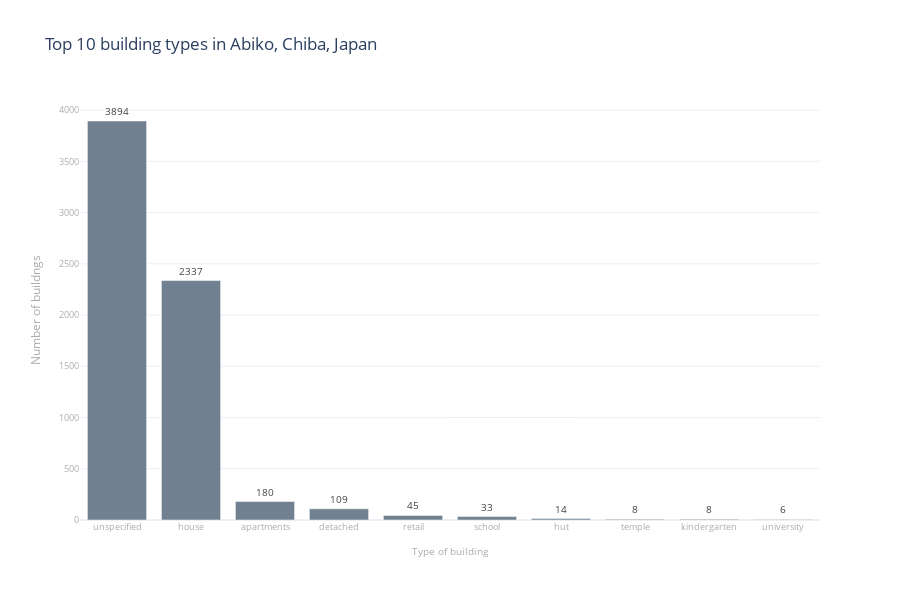

The cell this chart's notebook holds for it:
### Code cell
# bar chart
fig = px.bar(osm_building_counts.head(10),
        x='building',
        y='count',
        title="Top 10 building types in "+address, # title
        text_auto = True,
        height=600,
        width=900,
        color_discrete_sequence =['slategray']*len(osm_building_counts), # single color for all the bars
        labels={
                'count': 'Number of buildngs',
                'building': 'Type of building',
        })

# bar label
fig.update_traces(textposition='outside',textfont_size=10,textfont_color='#444')

# axes labels
fig.update_yaxes(title_font_size=12,title_font_color='#aaa',tickfont_color='#aaa',tickfont_size=9)
fig.update_xaxes(title_font_size=10,title_font_color='#aaa',tickfont_color='#aaa',tickfont_size=9)

# show the figure
%pip install nbformat>=4.2.0
fig.show()

### Figure 1 — Plotly figure (JSON) as saved in the notebook; plotly's stock layout.template omitted (floating-point values rounded to 4 significant figures)
{"data": [{"alignmentgroup": "True", "hovertemplate": "Type of building=%{x}<br>Number of buildngs=%{y}<extra></extra>", "legendgroup": "", "marker": {"color": "slategray", "pattern": {"shape": ""}}, "name": "", "offsetgroup": "", "orientation": "v", "showlegend": false, "textfont": {"color": "#444", "size": 10}, "textposition": "outside", "texttemplate": "%{y}", "type": "bar", "x": ["unspecified", "house", "apartments", "detached", "retail", "school", "hut", "temple", "kindergarten", "university"], "xaxis": "x", "y": [3894, 2337, 180, 109, 45, 33, 14, 8, 8, 6], "yaxis": "y"}], "layout": {"barmode": "relative", "height": 600, "legend": {"tracegroupgap": 0}, "title": {"text": "Top 10 building types in Abiko, Chiba, Japan"}, "width": 900, "xaxis": {"anchor": "y", "domain": [0, 1], "tickfont": {"color": "#aaa", "size": 9}, "title": {"font": {"color": "#aaa", "size": 10}, "text": "Type of building"}}, "yaxis": {"anchor": "x", "domain": [0, 1], "tickfont": {"color": "#aaa", "size": 9}, "title": {"font": {"color": "#aaa", "size": 12}, "text": "Number of buildngs"}}}}
